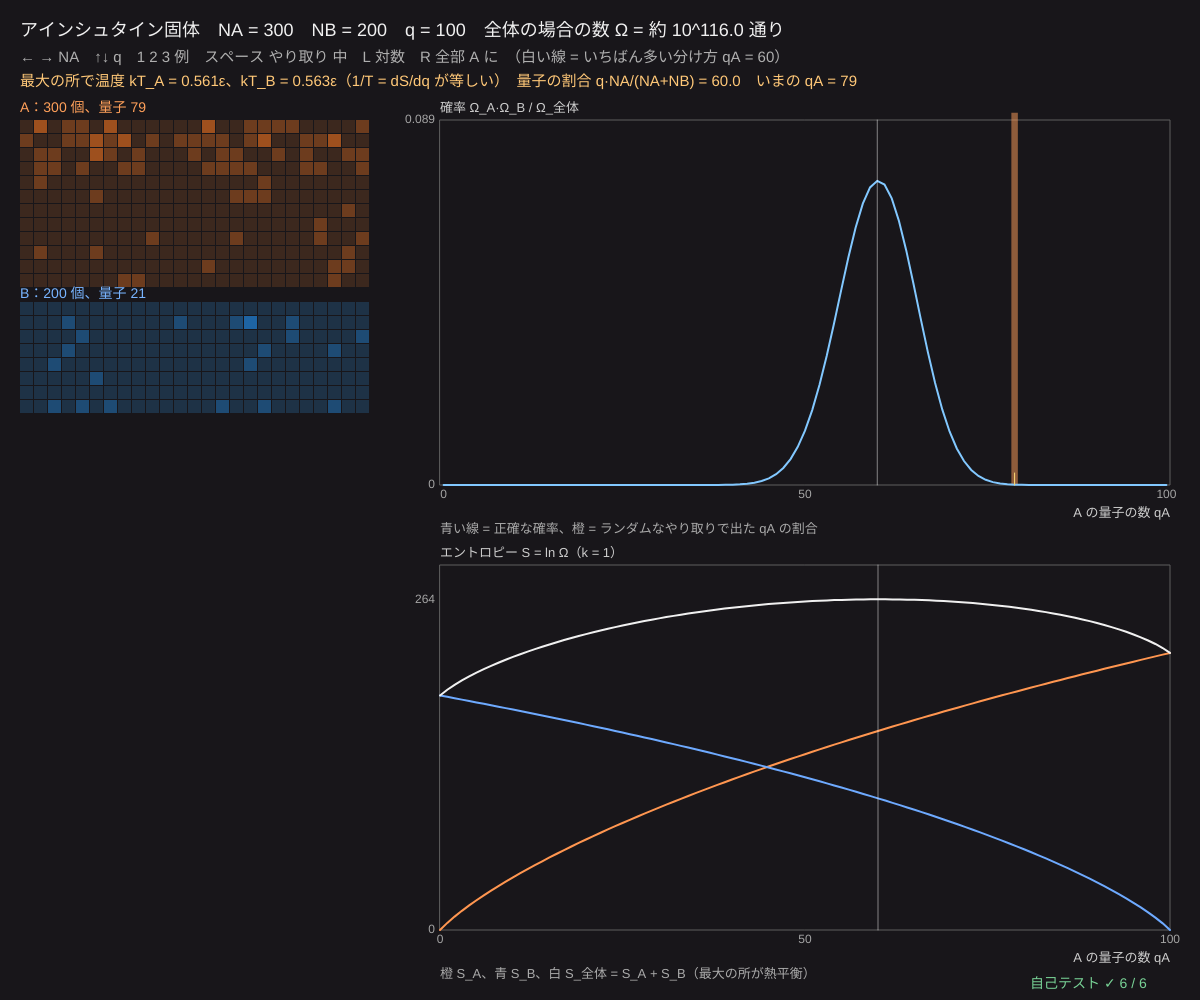
Frame 1 (no input)
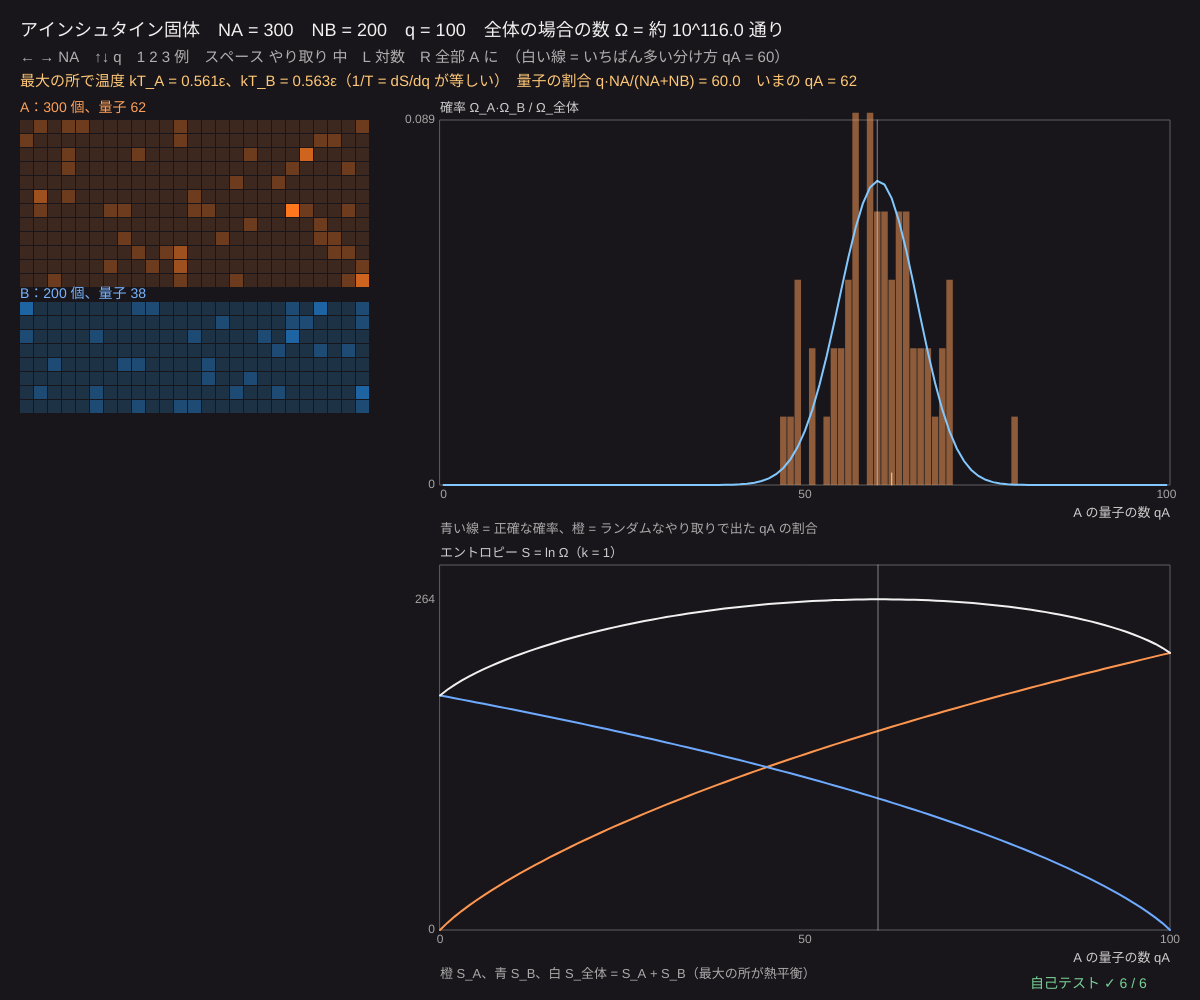
Frame 60 (no input)
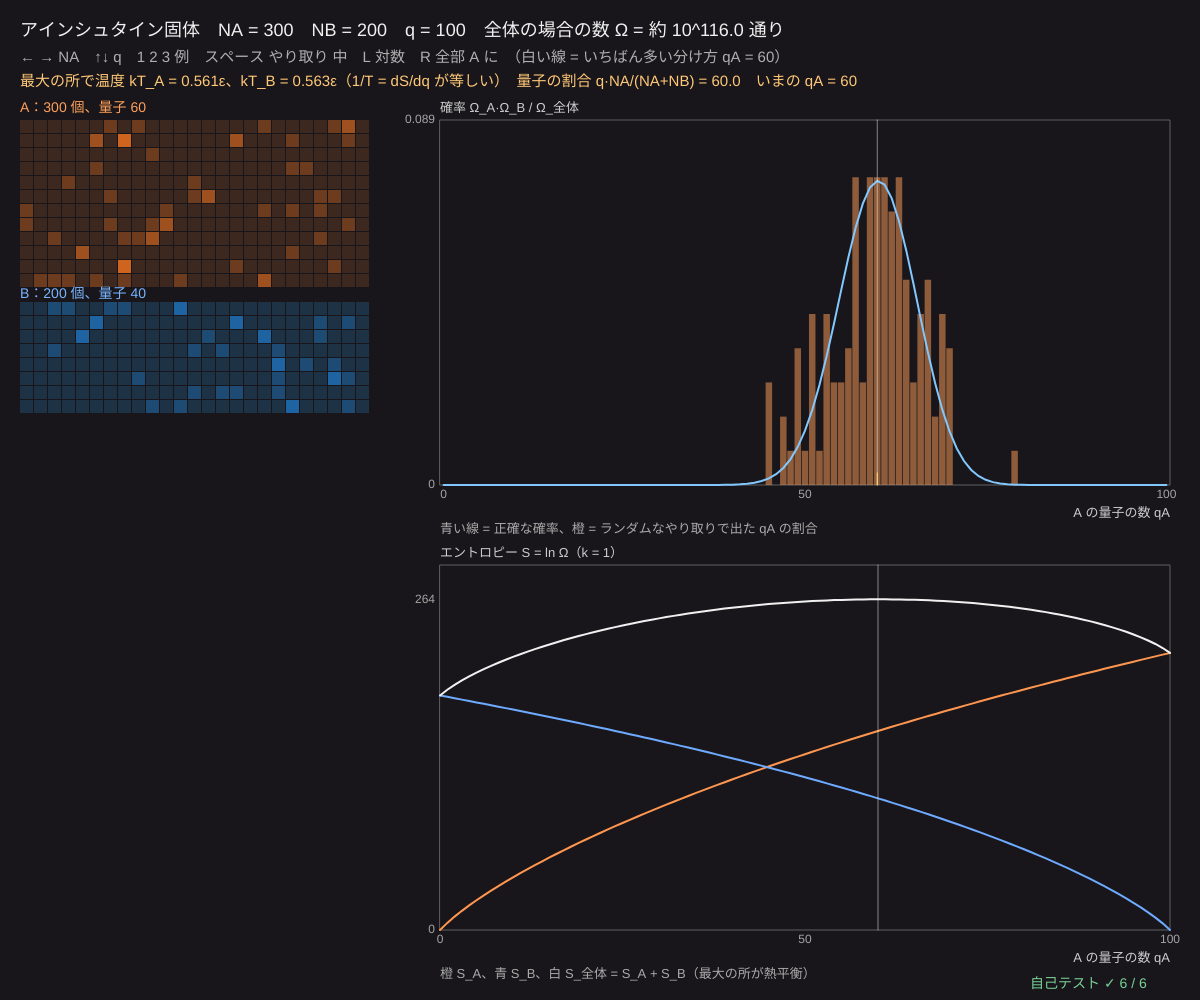
Frame 120 (the mouse pressed at the canvas centre since frame 60)

The p5.js sketch that drew these frames (run headless with seeded random() and noise() and a simulated clock; from frame 60 on, the mouse is pressed at the canvas centre):

// p5.js sketch
// ── sketch.js
// ============================================
// 08 アインシュタイン固体 ─ エネルギーの「場合の数」を正確に数える
// 固体 = N 個の振動子。エネルギーは ε のかたまり（量子）でしか持てない。q 個の量子を N 個に分ける方法は
// Ω(N, q) = C(q + N − 1, q) 通り（BigInt で正確に数える）。2 つの固体 A・B で量子をやり取りすると、
// いちばん場合の数が多い分け方 = エントロピー S = k ln Ω が最大 = 熱平衡。そこで 2 つの温度（1/T = dS/dq）が等しい
// ← → 振動子 NA / ↑↓ 量子の数 q / 1 2 3 例（小・中・大）/ スペース やり取り開始・停止 / L 縦軸を対数に / R 全部 A に
// ============================================

const N_TOTAL_MAX = 500;               // ★ 振動子の最大数
let NA = 300, NB = 200, QTOT = 100, tab = null, osc, running = true, logY = false, qaLog = [], qaHist = [];

function setup() { createCanvas(windowWidth, windowHeight); selfTest(); seedRng(8); rebuild(); }

// ---- 場合の数（BigInt で正確に）
function omega(N, q) { let r = 1n; for (let i = 1; i <= q; i++) r = (r * BigInt(q + N - i)) / BigInt(i); return r; }   // C(q+N−1, q)
function omegaRow(N, qmax) {           // Ω(N, 0), Ω(N, 1), … を順に：Ω(N, q+1) = Ω(N, q)·(q + N)/(q + 1)
  let row = [1n]; for (let q = 0; q < qmax; q++) row.push((row[q] * BigInt(q + N)) / BigInt(q + 1)); return row;
}
function bigLn(b) { let s = b.toString(); return s.length <= 15 ? Math.log(Number(s)) : Math.log(Number(s.slice(0, 15))) + (s.length - 15) * Math.LN10; }
function makeTable(na, nb, q) {        // qA = 0〜q のそれぞれの Ω_A·Ω_B、エントロピー、確率
  let ra = omegaRow(na, q), rb = omegaRow(nb, q), t = { na, nb, q, lnA: [], lnB: [], lnT: [], p: [], total: 0n, peak: 0 };
  for (let qa = 0; qa <= q; qa++) { let w = ra[qa] * rb[q - qa]; t.total += w; t.lnA.push(bigLn(ra[qa])); t.lnB.push(bigLn(rb[q - qa])); t.lnT.push(bigLn(w)); }
  t.lnAll = bigLn(t.total);
  for (let qa = 0; qa <= q; qa++) { t.p.push(Math.exp(t.lnT[qa] - t.lnAll)); if (t.lnT[qa] > t.lnT[t.peak]) t.peak = qa; }
  t.omegaAll = t.total; return t;
}
// 温度：1/T = dS/dq（となりとの差で）。S = ln Ω、k = ε = 1 の単位
function tempA(t, qa) { let a = Math.max(0, qa - 1), b = Math.min(t.q, qa + 1); return b > a ? (b - a) / Math.max(1e-9, t.lnA[b] - t.lnA[a]) : NaN; }
function tempB(t, qa) { let a = Math.max(0, qa - 1), b = Math.min(t.q, qa + 1); return b > a ? (b - a) / Math.max(1e-9, t.lnB[a] - t.lnB[b]) : NaN; }

function rebuild() {
  tab = makeTable(NA, NB, QTOT);
  osc = new Int32Array(NA + NB); for (let k = 0; k < QTOT; k++) osc[k % NA]++;   // はじめは全部 A に
  qaLog = []; qaHist = new Array(QTOT + 1).fill(0);
}
function exchange(n) {                 // ランダムに選んだ振動子 i から j へ量子を 1 つ（i が持っていれば）
  for (let k = 0; k < n; k++) { let i = Math.floor(rnd() * osc.length), j = Math.floor(rnd() * osc.length); if (osc[i] > 0) { osc[i]--; osc[j]++; } }
}
function qaNow() { let s = 0; for (let i = 0; i < NA; i++) s += osc[i]; return s; }

function draw() {
  background(24, 22, 26);
  if (running) { exchange(400); let qa = qaNow(); qaLog.push(qa); if (qaLog.length > 300) qaLog.shift(); qaHist[qa]++; }
  let qa = qaNow();
  // ---- 振動子のマス目（量子の数で明るさ）
  let cols = 25, cs = Math.min(14, Math.floor((width * 0.3) / cols)), ox = 20, oy = 120;
  noStroke();
  for (let i = 0; i < NA + NB; i++) {
    let k = i < NA ? i : i - NA, rr = Math.floor(k / cols) + (i < NA ? 0 : Math.ceil(NA / cols) + 1);
    let v = clampv(osc[i] / 4, 0, 1);
    fill(i < NA ? color(60 + 195 * v, 40 + 80 * v, 30) : color(30, 50 + 100 * v, 70 + 185 * v));
    rect(ox + (k % cols) * cs, oy + rr * cs, cs - 1, cs - 1);
  }
  fill(255, 160, 90); textSize(14); text('A：' + NA + ' 個、量子 ' + qa, ox, oy - 8);
  fill(120, 180, 255); text('B：' + NB + ' 個、量子 ' + (QTOT - qa), ox, oy + (Math.ceil(NA / cols) + 1) * cs - 4);

  // ---- グラフ 1：Ω_A·Ω_B の確率と、やり取りで出た qA のヒストグラム
  let gx = ox + cols * cs + 70, gw = width - gx - 30, gh = (height - 270) / 2;
  let pm = Math.max(...tab.p), g1 = { x: gx, y: 120, w: gw, h: gh, x0: -0.5, x1: QTOT + 0.5, y0: logY ? 1e-12 : 0, y1: logY ? 1 : pm * 1.2, logy: logY };
  plotAxes(g1, 'A の量子の数 qA', logY ? '確率（対数）' : '確率 Ω_A·Ω_B / Ω_全体', [0, Math.round(QTOT / 2), QTOT], logY ? [1e-12, 1e-8, 1e-4, 1] : [0, +(pm * 1.2).toPrecision(2)]);
  let tot = qaHist.reduce((a, b) => a + b, 0);
  noStroke(); fill(255, 160, 90, 130);
  if (tot > 0) for (let k = 0; k <= QTOT; k++) if (qaHist[k] > 0) { let y = gY(g1, Math.max(g1.y0, qaHist[k] / tot)); rect(gX(g1, k - 0.45), y, Math.max(1, gX(g1, k + 0.45) - gX(g1, k - 0.45)), g1.y + g1.h - y); }
  stroke(130, 200, 255); strokeWeight(2); polyline(tab.p.map((p, k) => [gX(g1, k), gY(g1, Math.max(g1.y0, p))]));
  stroke(255, 255, 255, 120); strokeWeight(1); line(gX(g1, tab.peak), g1.y, gX(g1, tab.peak), g1.y + g1.h);
  stroke(255, 220, 120); line(gX(g1, qa), g1.y + g1.h - 12, gX(g1, qa), g1.y + g1.h);
  // ---- グラフ 2：エントロピー S_A、S_B、S_全体
  let smax = Math.max(...tab.lnT), g2 = { x: gx, y: g1.y + gh + 80, w: gw, h: gh, x0: 0, x1: QTOT, y0: 0, y1: smax * 1.1 + 1 };
  plotAxes(g2, 'A の量子の数 qA', 'エントロピー S = ln Ω（k = 1）', [0, Math.round(QTOT / 2), QTOT], [0, Math.round(smax)]);
  strokeWeight(2);
  stroke(255, 150, 80); polyline(tab.lnA.map((s, k) => [gX(g2, k), gY(g2, s)]));
  stroke(110, 170, 255); polyline(tab.lnB.map((s, k) => [gX(g2, k), gY(g2, s)]));
  stroke(240); polyline(tab.lnT.map((s, k) => [gX(g2, k), gY(g2, s)]));
  stroke(255, 255, 255, 120); strokeWeight(1); line(gX(g2, tab.peak), g2.y, gX(g2, tab.peak), g2.y + g2.h);

  // ---- 文字
  let pk = tab.peak, TA = tempA(tab, pk), TB = tempB(tab, pk);
  noStroke(); fill(240); textSize(18); textAlign(LEFT, BASELINE);
  text('アインシュタイン固体　NA = ' + NA + '　NB = ' + NB + '　q = ' + QTOT + '　全体の場合の数 Ω = ' + (tab.omegaAll.toString().length > 12 ? '約 10^' + (tab.lnAll / Math.LN10).toFixed(1) : tab.omegaAll.toString()) + ' 通り', 20, 36);
  fill(175); textSize(15);
  text('← → NA　↑↓ q　1 2 3 例　スペース やり取り ' + (running ? '中' : '停止') + '　L 対数　R 全部 A に　（白い線 = いちばん多い分け方 qA = ' + pk + '）', 20, 62);
  fill(255, 200, 120);
  text('最大の所で温度 kT_A = ' + TA.toFixed(3) + 'ε、kT_B = ' + TB.toFixed(3) + 'ε（1/T = dS/dq が等しい）　量子の割合 q·NA/(NA+NB) = ' + ((QTOT * NA) / (NA + NB)).toFixed(1) + '　いまの qA = ' + qa, 20, 86);
  fill(170); textSize(13); text('青い線 = 正確な確率、橙 = ランダムなやり取りで出た qA の割合', g1.x, g1.y + g1.h + 48);
  text('橙 S_A、青 S_B、白 S_全体 = S_A + S_B（最大の所が熱平衡）', g2.x, g2.y + g2.h + 48);
  drawSelfTest(width - 170, height - 12);
}

function keyPressed() {
  if (key === RIGHT_ARROW) NA = Math.min(N_TOTAL_MAX - NB, NA + (NA < 20 ? 1 : 10));
  if (key === LEFT_ARROW) NA = Math.max(1, NA - (NA <= 20 ? 1 : 10));
  if (key === UP_ARROW) QTOT = Math.min(400, QTOT + (QTOT < 20 ? 1 : 10));
  if (key === DOWN_ARROW) QTOT = Math.max(1, QTOT - (QTOT <= 20 ? 1 : 10));
  if (key === '1') { NA = 3; NB = 3; QTOT = 6; }
  if (key === '2') { NA = 30; NB = 20; QTOT = 50; }
  if (key === '3') { NA = 300; NB = 200; QTOT = 100; }
  if (key === 'l' || key === 'L') logY = !logY;
  if (key === ' ') running = !running;
  if (key !== ' ' && key !== 'l' && key !== 'L') rebuild();
  return false;
}

// ---- 自己テスト
function selfTest() {
  selfTestResults = [];
  check('Ω(N = 3, q = 3) = 10、Ω(N, 0) = 1、Ω(1, q) = 1', omega(3, 3) === 10n && omega(50, 0) === 1n && omega(1, 40) === 1n);
  let t = makeTable(30, 20, 50);
  check('Σ Ω_A(qA)·Ω_B(q − qA) = Ω(NA + NB, q)（ヴァンデルモンドの等式、BigInt で正確に）', t.total === omega(50, 50));
  let big = makeTable(300, 200, 100);
  check('いちばん多い分け方 qA = ' + big.peak + ' ≈ q·NA/(NA+NB) = 60（±1）', Math.abs(big.peak - 60) <= 1);
  check('そこで 2 つの温度が等しい（kT_A = ' + tempA(big, big.peak).toFixed(3) + '、kT_B = ' + tempB(big, big.peak).toFixed(3) + '、2% 以内）', Math.abs(tempA(big, big.peak) / tempB(big, big.peak) - 1) < 0.02);
  let N = 300, q = 100, slope = (bigLn(omega(N, q + 1)) - bigLn(omega(N, q - 1))) / 2;
  check('1/kT = dS/dq ≈ ln(1 + N/q)（大きな N, q の式、1% 以内）', Math.abs(slope / Math.log(1 + N / q) - 1) < 0.01);
  seedRng(80); let s = makeTable(6, 4, 10), saveO = osc, saveNA = NA, h = new Array(11).fill(0);
  osc = new Int32Array(10); osc[0] = 10; NA = 6;
  for (let k = 0; k < 40000; k++) { exchange(5); h[qaNow()]++; }
  let L1 = h.reduce((a, c, k) => a + Math.abs(c / 40000 - s.p[k]), 0); osc = saveO; NA = saveNA;
  check('ランダムなやり取りを長く続けると、qA の割合が正確な確率に近づく（ずれ ' + L1.toFixed(3) + ' < 0.05）', L1 < 0.05);
  reportSelfTest();
}

// ---------- やってみよう ----------
// 1. 1 を押して NA = NB = 3、q = 6。Ω_A·Ω_B を手で数えて、グラフと比べよう（全部で 462 通り）
// 2. 3 にして R。全部 A にあった量子が B へ流れ、山の所で止まる。もう一度全部 A にもどることはある？
// 3. L で対数にすると、山からはずれた分け方がどれだけめずらしいか見える
// 4. NA を大きくすると、A の温度はどうなる？ 熱は温度の高いほうから低いほうへ流れる？
// 5. 1/T = dS/dq：量子 1 個を渡すときのエントロピーの増え方が、温度を決める


// ==================================================
// ここから下は「熱力学の道具」（中身は読まなくても OK。消さないでね）
// ==================================================
// ---- 種つきの乱数（同じ種なら毎回同じ列）。シミュレーションと自己テストで使う
let rngState = 1;
function seedRng(s) { rngState = (s >>> 0) || 1; }
function rnd() {                       // 0〜1 の一様乱数（mulberry32）
  rngState = (rngState + 0x6d2b79f5) >>> 0;
  let t = rngState;
  t = Math.imul(t ^ (t >>> 15), t | 1);
  t ^= t + Math.imul(t ^ (t >>> 7), t | 61);
  return ((t ^ (t >>> 14)) >>> 0) / 4294967296;
}
function rndNormal() { let u = 1 - rnd(), v = rnd(); return Math.sqrt(-2 * Math.log(u)) * Math.cos(2 * Math.PI * v); }   // 標準正規分布
function clampv(v, a, b) { return v < a ? a : v > b ? b : v; }
// ---- グラフの道具：g = { x, y, w, h, x0, x1, y0, y1, logx, logy }
function gX(g, v) { let t = g.logx ? (Math.log(v) - Math.log(g.x0)) / (Math.log(g.x1) - Math.log(g.x0)) : (v - g.x0) / (g.x1 - g.x0); return g.x + clampv(t, -0.02, 1.02) * g.w; }
function gY(g, v) { let t = g.logy ? (Math.log(v) - Math.log(g.y0)) / (Math.log(g.y1) - Math.log(g.y0)) : (v - g.y0) / (g.y1 - g.y0); return g.y + g.h - clampv(t, -0.02, 1.02) * g.h; }
function plotAxes(g, xl, yl, xt, yt) {
  stroke(95); strokeWeight(1); noFill(); rect(g.x, g.y, g.w, g.h);
  noStroke(); fill(165); textSize(12); textAlign(CENTER, TOP);
  for (let v of xt) text(+v.toPrecision(3), gX(g, v), g.y + g.h + 4);
  textAlign(RIGHT, CENTER);
  for (let v of yt) text(+v.toPrecision(3), g.x - 5, gY(g, v));
  textAlign(LEFT, BASELINE); fill(205); textSize(13);
  text(xl, g.x + g.w - textWidth(xl), g.y + g.h + 32); text(yl, g.x, g.y - 8);
}
function polyline(pts) {               // 点が 2 つ以上あるときだけ折れ線を描く
  if (pts.length < 2) return;
  noFill(); beginShape(); for (let p of pts) vertex(p[0], p[1]); endShape();
}
// ---- 自己テストの道具
let selfTestResults = [];
function check(name, cond) { selfTestResults.push({ name, ok: !!cond }); }
function near(a, b, tol) { return a !== null && a !== undefined && isFinite(a) && Math.abs(a - b) <= (tol === undefined ? 1e-9 : tol); }
function reportSelfTest() { for (let r of selfTestResults) (r.ok ? console.log : console.error)((r.ok ? '✓ ' : '✗ ') + r.name); }
function selfTestLine() { let n = selfTestResults.filter((r) => r.ok).length; return '自己テスト ' + (n === selfTestResults.length ? '✓ ' : '✗ ') + n + ' / ' + selfTestResults.length; }
function drawSelfTest(x, y) { noStroke(); fill(selfTestResults.every((r) => r.ok) ? color(120, 210, 150) : color(255, 90, 90)); textSize(14); textAlign(LEFT, BASELINE); text(selfTestLine(), x, y); }
